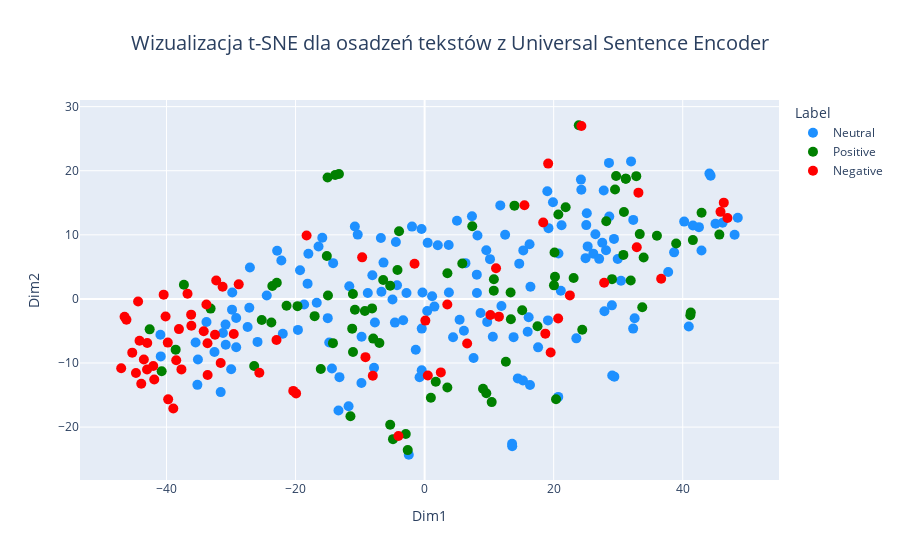

Notebook code cell kept with this figure:
### Code cell
tsne = TSNE(n_components=2, random_state=42, perplexity=12, n_iter=1000)
tsne_results_use = tsne.fit_transform(embeddings)

tsne_df_use = pd.DataFrame(tsne_results_use, columns=['Dim1', 'Dim2'])
tsne_df_use['Text'] = texts
tsne_df_use['Label'] = labels

color_map = {
    "Neutral": "dodgerblue",
    "Positive": "green",
    "Negative": "red"
}

fig = px.scatter(
    tsne_df_use, x='Dim1', y='Dim2', 
    color='Label', hover_data=['Text', 'Label'],
    title='Wizualizacja t-SNE dla osadzeń tekstów z Universal Sentence Encoder',
    color_discrete_map=color_map
)

fig.update_traces(marker=dict(size=10))
fig.update_layout(
    title_x=0.5,
    title_font=dict(size=20)
)

fig.show()

### Figure 1 — Plotly figure (JSON) as saved in the notebook; plotly's stock layout.template omitted (floating-point values rounded to 4 significant figures; data arrays with more than 128 entries replaced by an {"elided": "..."} marker saying what was removed)
{"data": [{"customdata": {"elided": "150x2 str values"}, "hovertemplate": "Label=%{customdata[1]}<br>Dim1=%{x}<br>Dim2=%{y}<br>Text=%{customdata[0]}<extra></extra>", "legendgroup": "Neutral", "marker": {"color": "dodgerblue", "size": 10, "symbol": "circle"}, "mode": "markers", "name": "Neutral", "orientation": "v", "showlegend": true, "type": "scatter", "x": {"elided": "150 float values"}, "xaxis": "x", "y": {"elided": "150 float values"}, "yaxis": "y"}, {"customdata": {"elided": "83x2 str values"}, "hovertemplate": "Label=%{customdata[1]}<br>Dim1=%{x}<br>Dim2=%{y}<br>Text=%{customdata[0]}<extra></extra>", "legendgroup": "Positive", "marker": {"color": "green", "size": 10, "symbol": "circle"}, "mode": "markers", "name": "Positive", "orientation": "v", "showlegend": true, "type": "scatter", "x": [41.57, -26.41, -15.15, 28.15, 31.17, 41.25, 13.92, -2.616, -19.7, 10.4, 33.94, 3.522, 20.37, 45.68, 38.98, -13.86, 31.17, -11.22, 33.73, 15.12, 32.8, 23.89, -8.142, 24.43, 30.89, 30.8, 13.33, 7.385, -10.8, 20.04, -37.3, 23.09, 33.34, -13.27, 29.51, 13.37, 29.67, 5.84, 36.0, 42.92, 21.86, -33.17, -9.259, 20.13, -15.04, -4.9, 20.2, -7.963, -2.918, -25.24, -5.335, -23.6, -16.09, -3.961, -17.04, -11.1, -23.75, 0.9697, -11.49, 10.73, 29.04, 20.72, -22.91, 9.053, -5.336, 31.94, -14.21, 41.17, -7.007, -11.11, 17.49, 9.561, 12.59, 10.72, 1.728, -4.207, -21.39, -14.98, 3.534, -6.416, -38.58, -40.75, -42.61], "xaxis": "x", "y": [9.177, -10.46, 6.69, 12.12, 18.75, -2.118, 14.55, -23.59, -1.127, -16.1, 6.461, -13.82, -15.65, 10.04, 8.653, 19.33, 18.75, -4.638, -1.294, -1.761, 19.15, 27.1, -1.481, -4.822, 13.55, 6.867, 1.007, 11.35, -1.697, 2.116, 2.216, 3.267, 10.11, 19.49, 17.08, -3.178, 19.19, 5.532, 9.85, 13.45, 14.31, -1.514, -1.884, 7.235, 18.95, -21.88, 3.47, -6.193, -21.07, -3.295, -19.64, 2.019, -10.93, 10.56, -2.687, -8.272, -3.675, -15.41, -18.3, 3.078, 3.083, 13.17, 2.521, -14.0, 2.046, 2.885, -6.898, -2.556, -6.871, 0.7618, -4.27, -14.72, -9.808, 1.29, -12.93, 4.499, -1.063, 0.5236, 4.0, 2.952, -7.914, -11.27, -4.748], "yaxis": "y"}, {"customdata": {"elided": "67x2 str values"}, "hovertemplate": "Label=%{customdata[1]}<br>Dim1=%{x}<br>Dim2=%{y}<br>Text=%{customdata[0]}<extra></extra>", "legendgroup": "Negative", "marker": {"color": "red", "size": 10, "symbol": "circle"}, "mode": "markers", "name": "Negative", "orientation": "v", "showlegend": true, "type": "scatter", "x": [0.497, 33.13, -22.95, -20.35, 6.591, -28.81, 32.88, -19.92, 24.3, 2.513, 15.47, 27.82, 18.38, -4.055, 46.93, 19.15, 3.519, -18.29, 22.51, 36.66, 10.19, 46.36, -9.68, -33.63, 18.71, -1.561, -25.61, 19.53, -8.029, -33.82, -9.167, 11.52, 11.07, 0.1176, 45.86, 20.69, -41.9, -36.15, -40.44, -31.6, -38.49, -42.98, -32.29, -43.91, -38.94, -47.02, -32.48, -36.18, -34.23, -46.21, -44.4, -42.05, -45.31, -43.01, -39.74, -37.69, -44.18, -31.3, -38.07, -43.51, -44.73, -39.8, -46.5, -36.74, -40.14, -33.65, -29.58], "xaxis": "x", "y": [-11.94, 16.58, -6.41, -14.35, -6.945, 2.274, 8.068, -14.74, 26.99, -11.46, 14.61, 2.528, 11.93, -21.38, 12.62, 21.11, -0.882, 9.886, 0.5477, 3.135, -2.519, 15.02, 6.486, -11.86, -5.416, 5.499, -11.53, -8.354, -11.99, -0.8605, -9.083, -2.769, 4.773, -3.382, 13.58, -3.057, -12.57, -4.185, 0.6649, -9.991, -9.578, -6.882, 2.879, -13.23, -17.11, -10.81, -5.59, -2.453, -5.054, -3.258, -0.4036, -10.46, -8.38, -11.01, -15.67, -11.0, -6.537, 1.901, -4.71, -9.44, -11.55, -6.814, -2.782, 0.8178, -2.751, -6.911, -5.468], "yaxis": "y"}], "layout": {"legend": {"title": {"text": "Label"}, "tracegroupgap": 0}, "title": {"font": {"size": 20}, "text": "Wizualizacja t-SNE dla osadzeń tekstów z Universal Sentence Encoder", "x": 0.5}, "xaxis": {"anchor": "y", "domain": [0, 1], "title": {"text": "Dim1"}}, "yaxis": {"anchor": "x", "domain": [0, 1], "title": {"text": "Dim2"}}}}
